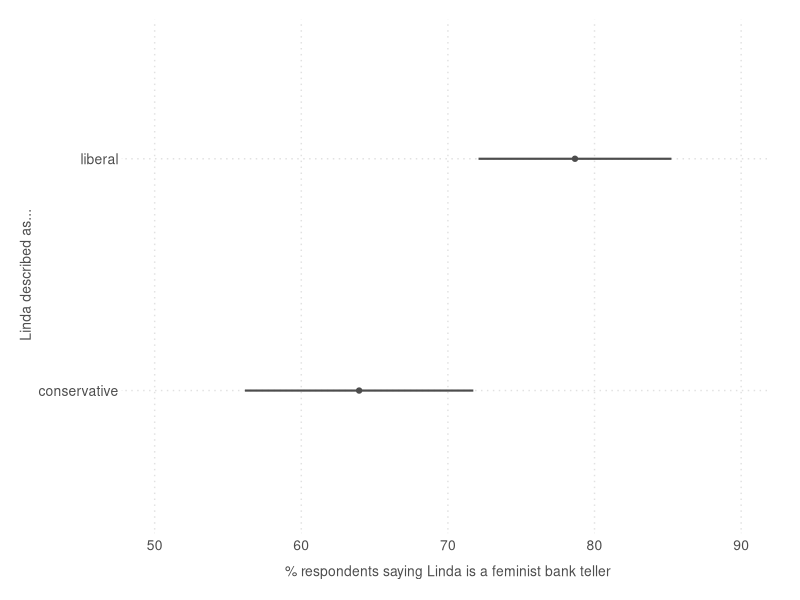
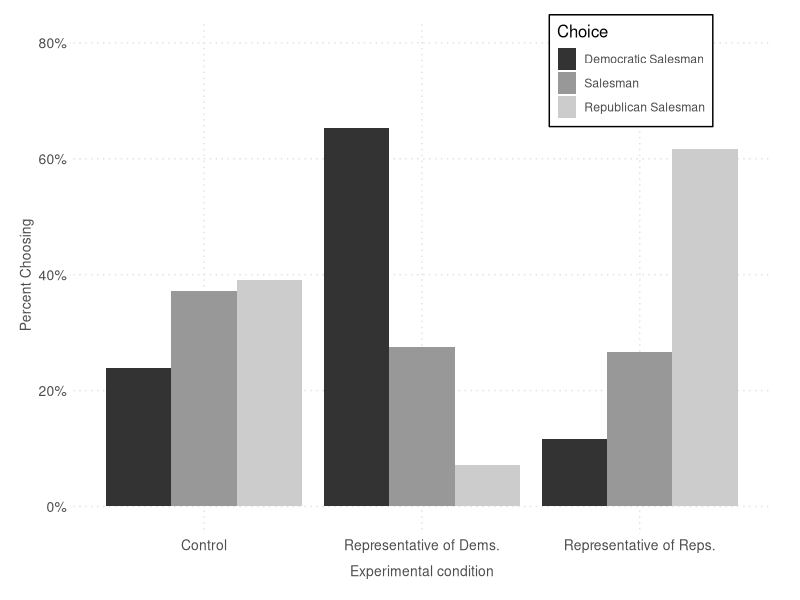
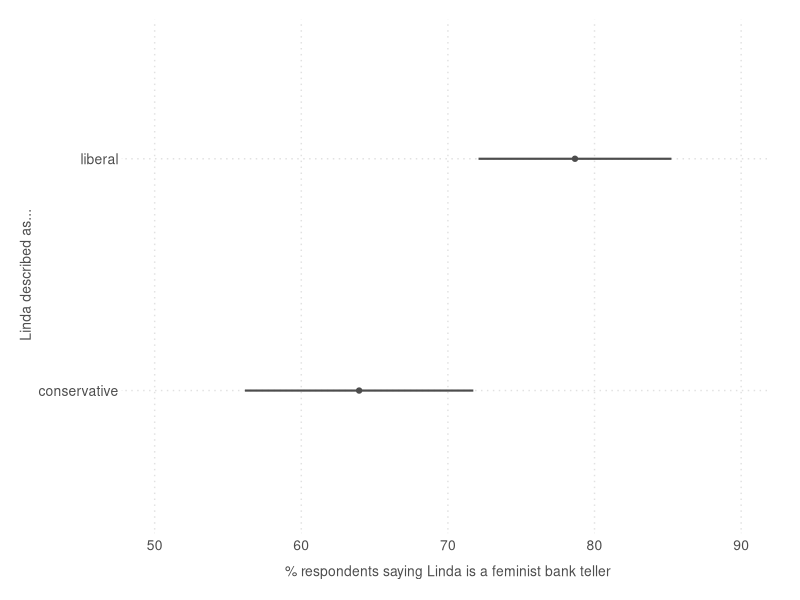
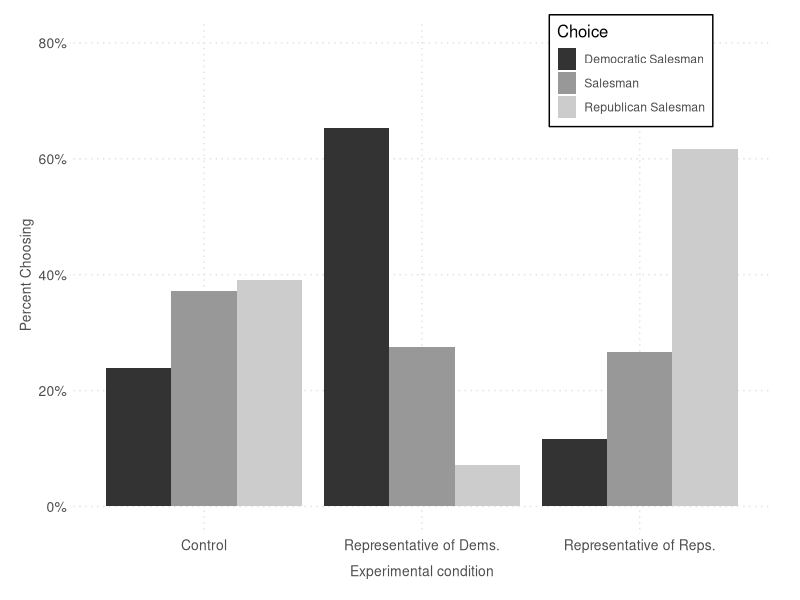

Reproduce these figures in R, in order.
### Plotting Typecast

# Load Libs
library(readstata13)
library(tidyverse)
library(ggplot2)
library(reshape2)

# Set Working dir. to project folder
setwd(paste0(githubdir, "typecast/"))

# Read data for James and Linda
data <- read_csv("data/linda_clean.csv")

# How many respondents commit the conjunction fallacy in each condition?
# * Results in text and reported in Figure 1 (see figures script for replication of figure)
with(data, t.test(linda_cf_n ~ linda))

### Figure 1: LINDA
linda_cond_means <- 
    data[c("linda", "linda_cf")] %>%
    group_by(linda) %>%
    summarize(mean = mean(I(linda_cf == "Linda is a bank teller and is active in the feminist movement") * 100),
              sd = sd(I(linda_cf == "Linda is a bank teller and is active in the feminist movement") * 100),
              count = n())

linda_cond_means$se <- linda_cond_means$sd / sqrt(linda_cond_means$count) 

#Plot
# Custom Theme
cust_theme <- 
  theme_minimal() +
  theme(panel.grid.major = element_line(color = "#e1e1e1",  linetype = "dotted"),
        panel.grid.minor = element_blank(),
        legend.key.width = unit(.5, "cm"),
        legend.text           = element_text(color = "grey30"),
        legend.title          = element_text(size = 12),
        axis.title   = element_text(size = 10, color = "grey30"),
        axis.text    = element_text(size = 10, color = "grey30"),
        axis.title.x = element_text(vjust = 1, margin = margin(10, 0, 0, 0)),
        axis.title.y = element_text(vjust = 1),
        axis.ticks   = element_line(color = "#e1e1e1", linetype = "dotted", size = .2),
        axis.text.x  = element_text(vjust = .3),
        plot.margin = unit(c(.5, .75, .5, .5), "cm"))

ggplot(linda_cond_means, aes(y = as.factor(linda), x = mean, xmin = mean + 1.96*se, xmax = mean - 1.96*se)) +
      geom_point(color = "grey30") +
      geom_errorbarh(height = 0, size = .75, color = "grey30") +
      scale_x_continuous(name = "% respondents saying Linda is a feminist bank teller", 
            limits = c(50, 90)) + 
      ylab("Linda described as...") +
      cust_theme

ggsave("figs/fig_1_linda_gg.pdf")

#****************************************
#*** James study #1: Maximal Contrast ***
#****************************************
#* Data still loaded from "linda_clean.csv"
#* Produce statistics consistent with Figure 2 (and in-text in the section)

#* Democratic conjunction fallacy
with(data, summary(lm(james_dem_cf ~ james_dem + james_rep)))
# * Republican conjunction fallacy
with(data, summary(lm(james_rep_cf ~ james_dem + james_rep)))
# * Respondent does not commit conjunction fallacy
with(data, summary(lm(james_no_cf ~ james_dem + james_rep)))
with(data, summary(lm(james_no_cf ~ I(james_dem|james_rep))))

  
#*NOTE: constant term == % commiting conjunction fallacy (or not) in control condition
#* james_dem == additional likelihood of committing the particular conjunction fallacy when James is described as representative of Democrats
#* james_rep == additional likelihood of commiting the particular conjunction fallacy when James is described as representative of Republicans

### Figure 2: JAMES, MAXIMAL CONTRAST:

# Get Means by Treatment Condition
treat_means <- 
    data[c("james_cf_n", "james_cond_n")] %>%
    group_by(james_cond_n) %>%
    summarize(Salesman = mean(I(james_cf_n == 2)*100), 
            `Republican Salesman` = mean(I(james_cf_n == 3)*100), 
            `Democratic Salesman` = mean(I(james_cf_n == 1)*100))

# Convert to long-form
treat_means_long <- melt(treat_means, id = "james_cond_n", variable.name = "Choice")

# Reorder factors
treat_means_long$Choice <- ordered(treat_means_long$Choice, levels = c("Democratic Salesman", "Salesman", "Republican Salesman"))

# Plot
ggplot(treat_means_long, aes(james_cond_n, value)) +
  geom_bar(aes(fill = Choice), position = "dodge", stat="identity") + 
  scale_y_continuous("Percent Choosing", limits = c(0, 80), labels = function(x) paste0(x, "%")) + 
  scale_fill_grey() +
  xlab("Experimental condition") +
  cust_theme + 
  theme(legend.position = c(.8, .90),
        legend.background = element_rect(size=0.5, linetype="solid"))

ggsave("figs/fig_2_james_max_contrast.pdf")
